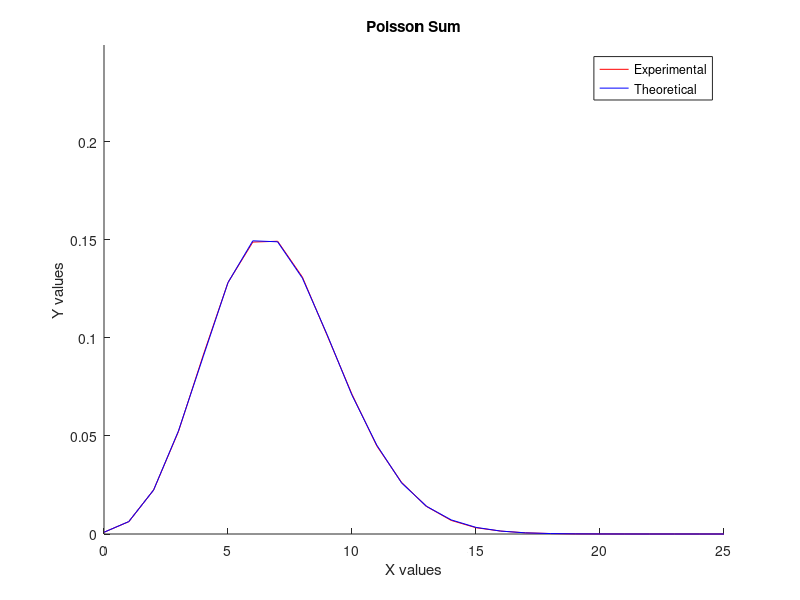

This figure's MATLAB source:
rng(1); %setting the seed

lambda1 = 3;
lambda2 = 4;
sz = 10.^6;
real_max = 26; %k varies from 0 to 25, so 26 values are needed to be printed

X = poissrnd(lambda1, 1, sz);
Y = poissrnd(lambda2, 1, sz);
Z = X + Y;
Z_theo = poissrnd(lambda1 + lambda2, 1, sz);

x = uint64(0):uint64(real_max - 1);
y = zeros([1 real_max]);
y_theo = zeros([1 real_max]);

for i = 1:sz(1)
    r = Z(i:i);
    if (r >= 0) && (r <= real_max - 1) %so that out-of-bound index error does not occur
        y(r + 1) = y(r + 1) + 1;
    end
    r_theo = Z_theo(i:i);
    if (r_theo >= 0) && (r_theo <= real_max - 1) %so that out-of-bound index error does not occur
       y_theo(r_theo + 1) = y_theo(r_theo + 1) + 1;
    end
end

y = y./sz;
y_theo = y_theo./sz;
disp("Experimental Values:"); %comparing the experimental and theoritical values
disp(y);
disp("Theoretical Values:");
disp(y_theo);
disp("Absolute Difference:");
disp(abs(y - y_theo));

figure(); %plotting the experimental and theoritical values
hold on;
plot(x, y, 'r');
plot(x, y_theo, 'b');
xlim([0 real_max - 1]);
ylim([0 max(y) + 0.1]);
xlabel 'X values'; 
ylabel 'Y values';
legend('Experimental', 'Theoretical');
title 'Poisson Sum';
hold off;